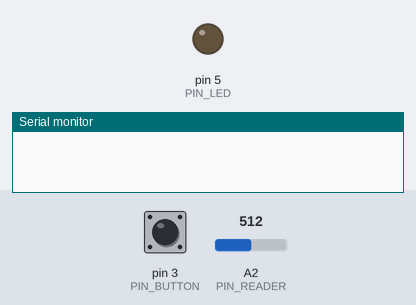
Bench run of a sketch on a simulated Arduino Uno, built with avr-gcc and run on an emulated ATmega328P. Shown: output pins drawn as LEDs (lit = HIGH), the last lines printed to the serial monitor. Inputs (shaded band) come from the test bench; at power-on: pin 3 (PIN_BUTTON) HIGH, A2 (PIN_READER) = 512.

Above: at 1.2 s.
1.3 s: pin 3 (PIN_BUTTON) pulled LOW for 0.15 s
At 1.37 s:
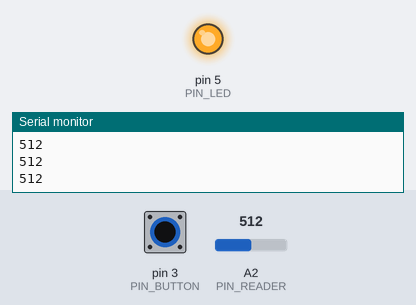
2.9 s: pin 3 (PIN_BUTTON) pulled LOW for 3.2 s
At 6.8 s:
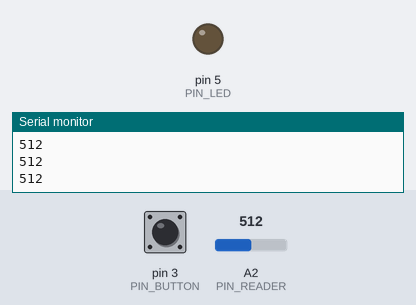
Timing chart, 0 to 8.3 s (numbered marks = the images above; inputs shaded):
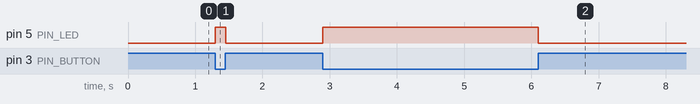

Measured:
- after the input at 1.3 s, pin 5 (PIN_LED): LOW → HIGH at once, → LOW 0.15 s later
- after the input at 2.9 s, pin 5 (PIN_LED): LOW → HIGH at once, → LOW 3.2 s later

The sketch:

arduino.ino
```cpp
#include <Arduino.h>

const int PIN_READER = 2;
const int PIN_BUTTON = 3;
const int PIN_LED = 5;

int downTime = -1;

bool isPush() { return digitalRead(PIN_BUTTON) == false; }

void setup() {
  pinMode(PIN_BUTTON, INPUT_PULLUP);
  pinMode(PIN_LED, OUTPUT);
  Serial.begin(28800);
}

void loop() {
  if (isPush()) {
    int sendValue = analogRead(PIN_READER);
    String hoge = String(sendValue) + "\n";

    Serial.println(hoge);
    digitalWrite(PIN_LED, HIGH);
  } else {
    digitalWrite(PIN_LED, LOW);
  }
}
```
